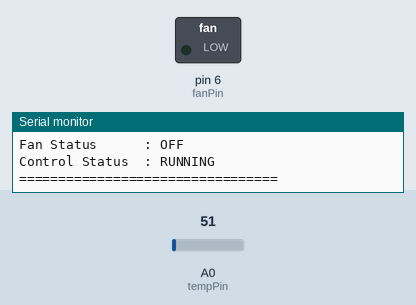
A sketch run on a simulated Arduino Uno, built with avr-gcc and run on an emulated ATmega328P. Shown: switched loads named in the sketch (green lamp = pin HIGH), the last lines printed to the serial monitor. The test bench sets the inputs (shaded band); at power-on: A0 (tempPin) = 51.

Above: at 2.1 s.
2.2 s: A0 (tempPin) set to 56
At 3.4 s:
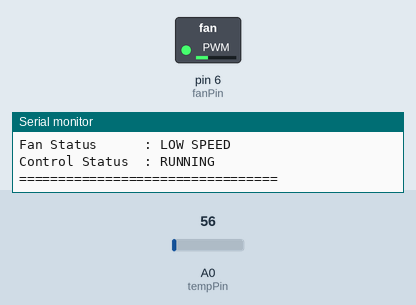
4.0 s: A0 (tempPin) set to 71
At 6.0 s:
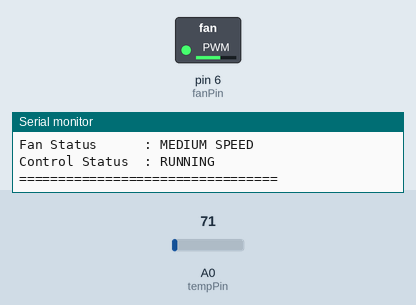
6.4 s: A0 (tempPin) set to 86
At 8.5 s:
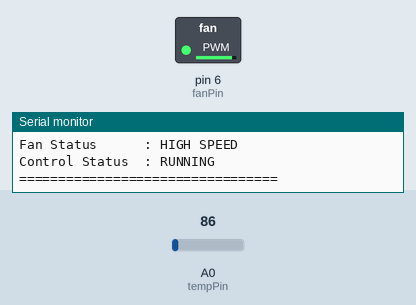
8.8 s: A0 (tempPin) set to 61
At 10.4 s:
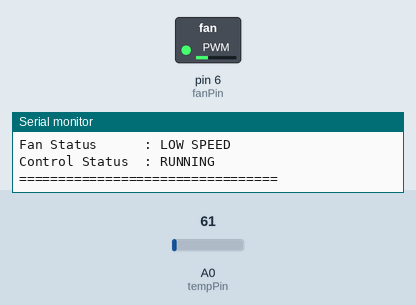
11.2 s: A0 (tempPin) set to 112
At 13.0 s:
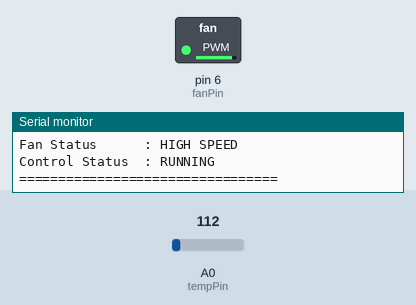
Timing chart, 0 to 14.5 s (numbered marks = the images above; inputs shaded):
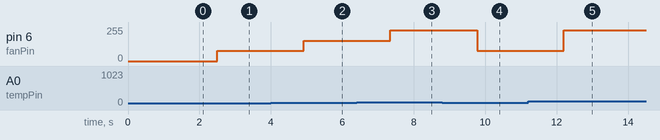

The sketch:

Exp-4.ino
```cpp
const int tempPin = A0;
const int fanPin = 6;  // PWM pin connected to transistor driver

int sensorValue;
float voltage;
float temperature;
int pwmPercent;
int pwmValue;

void setup() {
  pinMode(fanPin, OUTPUT);
  Serial.begin(9600);

  Serial.println("TEMPERATURE BASED FAN SPEED CONTROL");
  Serial.println("LM35 SENSOR + ARDUINO UNO");
  Serial.println("------------------------------------");
}

void loop() {
  // 1. Acquire temperature from LM35
  sensorValue = analogRead(tempPin);

  voltage = sensorValue * (5.0 / 1023.0);
  temperature = voltage * 100.0;

  // 2. Set PWM based on temperature
  if (temperature < 25.0) {
    pwmPercent = 0;
  }
  else if (temperature < 30.0) {
    pwmPercent = 30;
  }
  else if (temperature < 35.0) {
    pwmPercent = 60;
  }
  else {
    pwmPercent = 90;
  }

  // 3. Convert percentage to Arduino PWM value
  pwmValue = map(pwmPercent, 0, 100, 0, 255);

  // 4. Control fan speed
  analogWrite(fanPin, pwmValue);

  // 5. Display temperature acquisition
  Serial.println();
  Serial.println("========== FAN CONTROL ==========");

  Serial.print("ADC Value       : ");
  Serial.println(sensorValue);

  Serial.print("Temperature     : ");
  Serial.print(temperature, 2);
  Serial.println(" C");

  // 6. Display PWM percentage
  Serial.print("PWM Percentage  : ");
  Serial.print(pwmPercent);
  Serial.println("%");

  Serial.print("PWM Output      : ");
  Serial.print(pwmValue);
  Serial.println(" / 255");

  // 7. Display temperature condition
  if (temperature < 25.0) {
    Serial.println("Condition       : LOW TEMPERATURE");
    Serial.println("Fan Status      : OFF");
  }
  else if (temperature < 30.0) {
    Serial.println("Condition       : MODERATE TEMPERATURE");
    Serial.println("Fan Status      : LOW SPEED");
  }
  else if (temperature < 35.0) {
    Serial.println("Condition       : HIGH TEMPERATURE");
    Serial.println("Fan Status      : MEDIUM SPEED");
  }
  else {
    Serial.println("Condition       : VERY HIGH TEMPERATURE");
    Serial.println("Fan Status      : HIGH SPEED");
  }

  Serial.println("Control Status  : RUNNING");
  Serial.println("=================================");

  delay(1000);
}
```

Measured:
- the behaviour switches between 51 and 52 on A0 (tempPin) (found by bisection; images 0 and 1)
- after the input at 2.2 s, pin 6 (fanPin): 0/255 → 76/255 after 0.30 s
- after the input at 4.0 s, pin 6 (fanPin): 76/255 → 153/255 after 0.92 s
- after the input at 6.4 s, pin 6 (fanPin): 153/255 → 229/255 after 0.95 s
- after the input at 8.8 s, pin 6 (fanPin): 229/255 → 76/255 after 0.98 s
- after the input at 11.2 s, pin 6 (fanPin): 76/255 → 229/255 after 1.0 s
